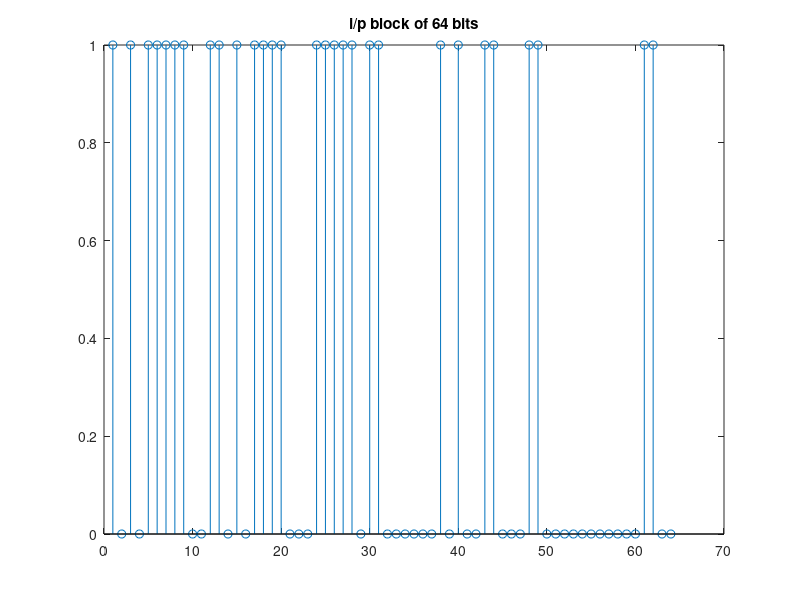
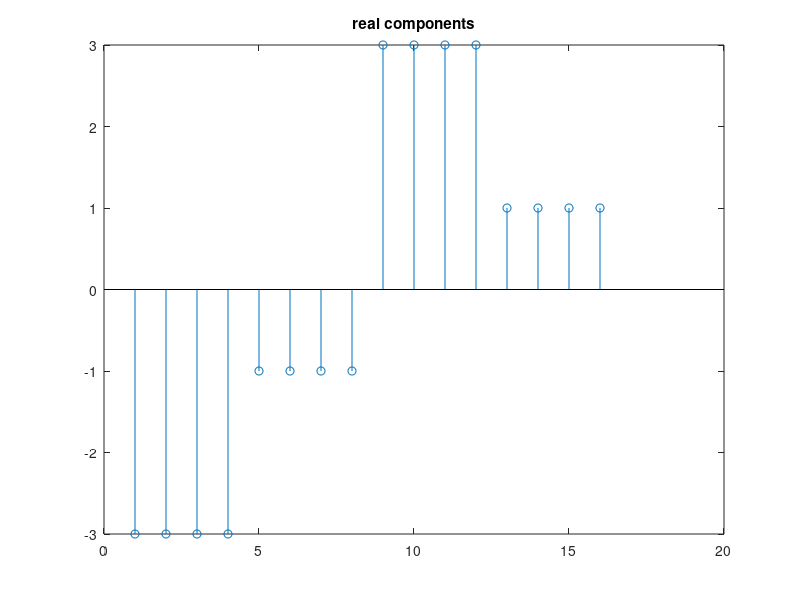
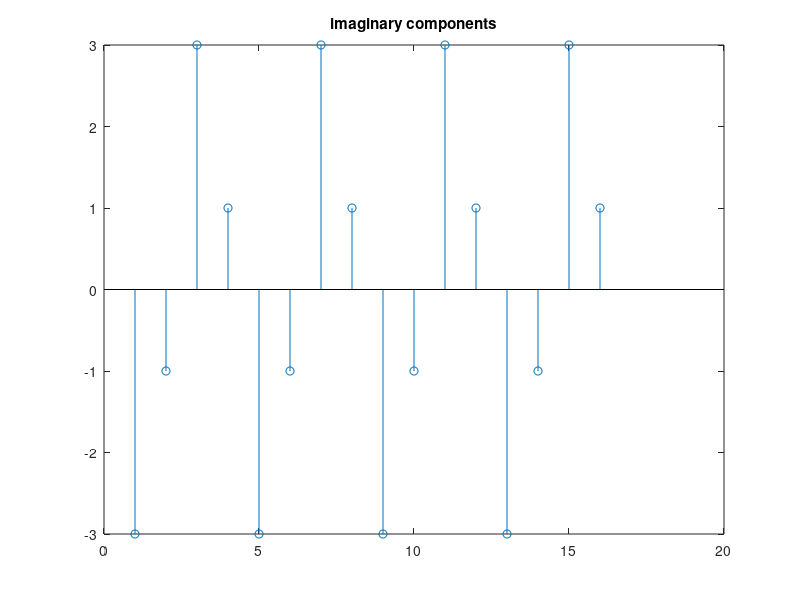
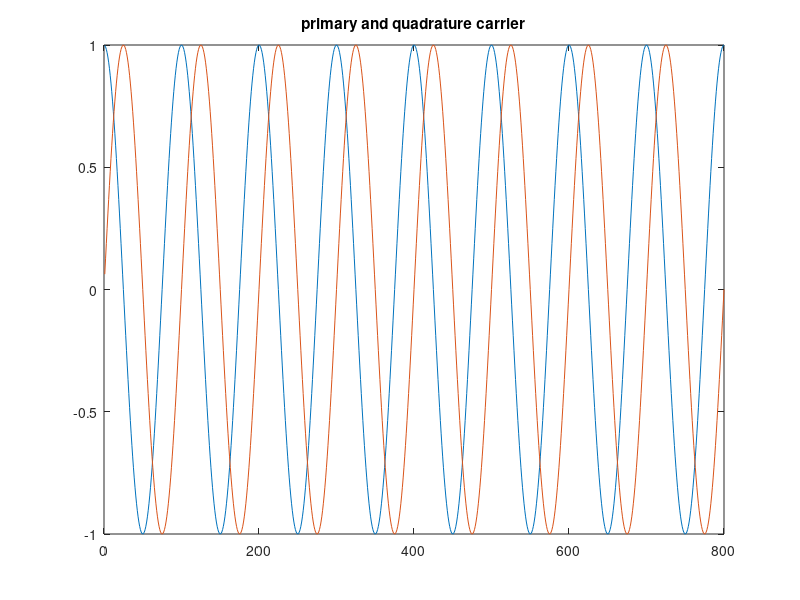

Write MATLAB code to recreate these figures, in order.
clc;
close all;
clear all;
mapping = [-3,-1,3,1]
count = 1;
for b1 = 0:1;
for b2 = 0:1;
for b3 = 0:1;
for b4 = 0:1;
b = [b1, b2, b3, b4];
B(count,:)=b;
if(b1==0)&&(b2==0)
map(:,1)=mapping(1);
elseif(b1==0)&&(b2==1)
map(:,1)=mapping(2);
elseif(b1==1)&&(b2==0)
map(:,1)=mapping(3);
else
map(:,1)=mapping(4);
endif
if(b3==0)&&(b4==0)
map(:,2)=mapping(1);
elseif(b3==0)&&(b4==1)
map(:,2)=mapping(2);
elseif(b3==1)&&(b4==0)
map(:,2)=mapping(3);
else
map(:,2)=mapping(4);
endif
Map(count,:)=map;
count=count+1;
endfor
endfor
endfor
endfor
B
Map
count=1;
bit_pattern=randi([0,1],1,64)
figure()
stem(bit_pattern)
title('i/p block of 64 bits')
for i=1:4:61
b=[bit_pattern(i), bit_pattern(i+1),bit_pattern(i+2), bit_pattern(i+3)]
givenB(count,:)=b;
for j=1:16
if b==B(j,:)
k=j;
break
endif
endfor
resp_map(count,:)=(Map(k,:));
count=count+1;
endfor
givenB
resp_map
figure()
stem(Map(:,1))
title('real components')
figure()
stem(Map(:,2))
title('imaginary components')
fo = 24000000;
to = 1/fo;
t = 0.01*to:0.01*to:8*to;
carr_real = cos(2*pi*fo*t);
carr_imaj = sin(2*pi*fo*t);
figure()
plot(carr_real)
hold on
plot(carr_imaj)
title('primary and quadrature carrier')
figure()
for i=1:16
channel_real=resp_map(i,1)*carr_real;
channel_imaj=resp_map(i,2)*carr_imaj;
channel=channel_real+channel_imaj;
subplot(4,4,i)
plot(channel)
endfor
title('sample carrier modulation of 16 symbols')
